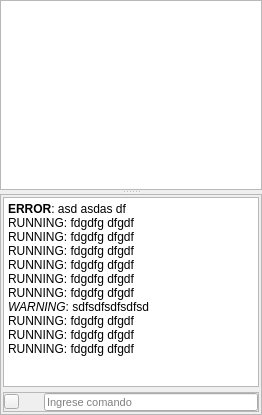
            <widget class="QWidget" name="page_draw">
             <layout class="QHBoxLayout" name="horizontalLayout">
              <property name="spacing">
               <number>0</number>
              </property>
              <property name="leftMargin">
               <number>0</number>
              </property>
              <property name="topMargin">
               <number>0</number>
              </property>
              <property name="rightMargin">
               <number>0</number>
              </property>
              <property name="bottomMargin">
               <number>0</number>
              </property>
              <item>
               <layout class="QHBoxLayout" name="horizontalLayout_draw">
                <property name="spacing">
                 <number>0</number>
                </property>
                <item>
                 <widget class="QSplitter" name="splitter">
                  <property name="lineWidth">
                   <number>0</number>
                  </property>
                  <property name="orientation">
                   <enum>Qt::Vertical</enum>
                  </property>
                  <widget class="QGraphicsView" name="graphicsView_draw">
                   <property name="styleSheet">
                    <string notr="true"/>
                   </property>
                  </widget>
                  <widget class="QFrame" name="frame_3">
                   <property name="styleSheet">
                    <string notr="true"/>
                   </property>
                   <property name="frameShape">
                    <enum>QFrame::StyledPanel</enum>
                   </property>
                   <property name="frameShadow">
                    <enum>QFrame::Raised</enum>
                   </property>
                   <layout class="QVBoxLayout" name="verticalLayout_3" stretch="0,0">
                    <property name="spacing">
                     <number>5</number>
                    </property>
                    <property name="leftMargin">
                     <number>2</number>
                    </property>
                    <property name="topMargin">
                     <number>2</number>
                    </property>
                    <property name="rightMargin">
                     <number>2</number>
                    </property>
                    <property name="bottomMargin">
                     <number>2</number>
                    </property>
                    <item>
                     <widget class="QTextBrowser" name="textBrowser_2">
                      <property name="sizePolicy">
                       <sizepolicy hsizetype="Expanding" vsizetype="Expanding">
                        <horstretch>0</horstretch>
                        <verstretch>0</verstretch>
                       </sizepolicy>
                      </property>
                      <property name="minimumSize">
                       <size>
                        <width>0</width>
                        <height>38</height>
                       </size>
                      </property>
                      <property name="maximumSize">
                       <size>
                        <width>16777215</width>
                        <height>16777215</height>
                       </size>
                      </property>
                      <property name="styleSheet">
                       <string notr="true"/>
                      </property>
                      <property name="html">
                       <string>&lt;!DOCTYPE HTML PUBLIC &quot;-//W3C//DTD HTML 4.0//EN&quot; &quot;http://www.w3.org/TR/REC-html40/strict.dtd&quot;&gt;
&lt;html&gt;&lt;head&gt;&lt;meta name=&quot;qrichtext&quot; content=&quot;1&quot; /&gt;&lt;meta charset=&quot;utf-8&quot; /&gt;&lt;style type=&quot;text/css&quot;&gt;
p, li { white-space: pre-wrap; }
hr { height: 1px; border-width: 0; }
&lt;/style&gt;&lt;/head&gt;&lt;body style=&quot; font-family:'Segoe UI'; font-size:9pt; font-weight:400; font-style:normal;&quot;&gt;
&lt;p style=&quot; margin-top:0px; margin-bottom:0px; margin-left:0px; margin-right:0px; -qt-block-indent:0; text-indent:0px;&quot;&gt;&lt;span style=&quot; font-family:'Ubuntu'; font-weight:700;&quot;&gt;ERROR&lt;/span&gt;&lt;span style=&quot; font-family:'Ubuntu';&quot;&gt;: asd asdas df&lt;/span&gt;&lt;/p&gt;
&lt;p style=&quot; margin-top:0px; margin-bottom:0px; margin-left:0px; margin-right:0px; -qt-block-indent:0; text-indent:0px;&quot;&gt;&lt;span style=&quot; font-family:'Ubuntu';&quot;&gt;RUNNING: fdgdfg dfgdf&lt;/span&gt;&lt;/p&gt;
&lt;p style=&quot; margin-top:0px; margin-bottom:0px; margin-left:0px; margin-right:0px; -qt-block-indent:0; text-indent:0px;&quot;&gt;&lt;span style=&quot; font-family:'Ubuntu';&quot;&gt;RUNNING: fdgdfg dfgdf&lt;/span&gt;&lt;/p&gt;
&lt;p style=&quot; margin-top:0px; margin-bottom:0px; margin-left:0px; margin-right:0px; -qt-block-indent:0; text-indent:0px;&quot;&gt;&lt;span style=&quot; font-family:'Ubuntu';&quot;&gt;RUNNING: fdgdfg dfgdf&lt;/span&gt;&lt;/p&gt;
&lt;p style=&quot; margin-top:0px; margin-bottom:0px; margin-left:0px; margin-right:0px; -qt-block-indent:0; text-indent:0px;&quot;&gt;&lt;span style=&quot; font-family:'Ubuntu';&quot;&gt;RUNNING: fdgdfg dfgdf&lt;/span&gt;&lt;/p&gt;
&lt;p style=&quot; margin-top:0px; margin-bottom:0px; margin-left:0px; margin-right:0px; -qt-block-indent:0; text-indent:0px;&quot;&gt;&lt;span style=&quot; font-family:'Ubuntu';&quot;&gt;RUNNING: fdgdfg dfgdf&lt;/span&gt;&lt;/p&gt;
&lt;p style=&quot; margin-top:0px; margin-bottom:0px; margin-left:0px; margin-right:0px; -qt-block-indent:0; text-indent:0px;&quot;&gt;&lt;span style=&quot; font-family:'Ubuntu';&quot;&gt;RUNNING: fdgdfg dfgdf&lt;/span&gt;&lt;/p&gt;
&lt;p style=&quot; margin-top:0px; margin-bottom:0px; margin-left:0px; margin-right:0px; -qt-block-indent:0; text-indent:0px;&quot;&gt;&lt;span style=&quot; font-family:'Ubuntu'; font-style:italic;&quot;&gt;WARNING&lt;/span&gt;&lt;span style=&quot; font-family:'Ubuntu';&quot;&gt;: sdfsdfsdfsdfsd&lt;/span&gt;&lt;/p&gt;
&lt;p style=&quot; margin-top:0px; margin-bottom:0px; margin-left:0px; margin-right:0px; -qt-block-indent:0; text-indent:0px;&quot;&gt;&lt;span style=&quot; font-family:'Ubuntu';&quot;&gt;RUNNING: fdgdfg dfgdf&lt;/span&gt;&lt;/p&gt;
&lt;p style=&quot; margin-top:0px; margin-bottom:0px; margin-left:0px; margin-right:0px; -qt-block-indent:0; text-indent:0px;&quot;&gt;&lt;span style=&quot; font-family:'Ubuntu';&quot;&gt;RUNNING: fdgdfg dfgdf&lt;/span&gt;&lt;/p&gt;
&lt;p style=&quot; margin-top:0px; margin-bottom:0px; margin-left:0px; margin-right:0px; -qt-block-indent:0; text-indent:0px;&quot;&gt;&lt;span style=&quot; font-family:'Ubuntu';&quot;&gt;RUNNING: fdgdfg dfgdf&lt;/span&gt;&lt;/p&gt;&lt;/body&gt;&lt;/html&gt;</string>
                      </property>
                      <property name="openExternalLinks">
                       <bool>false</bool>
                      </property>
                     </widget>
                    </item>
                    <item>
                     <widget class="QFrame" name="frame_console">
                      <property name="sizePolicy">
                       <sizepolicy hsizetype="Preferred" vsizetype="Fixed">
                        <horstretch>0</horstretch>
                        <verstretch>0</verstretch>
                       </sizepolicy>
                      </property>
                      <property name="styleSheet">
                       <string notr="true"/>
                      </property>
                      <property name="frameShape">
                       <enum>QFrame::StyledPanel</enum>
                      </property>
                      <property name="frameShadow">
                       <enum>QFrame::Raised</enum>
                      </property>
                      <layout class="QHBoxLayout" name="horizontalLayout_2" stretch="0,0,0">
                       <property name="spacing">
                        <number>5</number>
                       </property>
                       <property name="leftMargin">
                        <number>0</number>
                       </property>
                       <property name="topMargin">
                        <number>0</number>
                       </property>
                       <property name="rightMargin">
                        <number>0</number>
                       </property>
                       <property name="bottomMargin">
                        <number>0</number>
                       </property>
                       <item>
                        <widget class="QToolButton" name="toolButton_close_console">
                         <property name="sizePolicy">
                          <sizepolicy hsizetype="Fixed" vsizetype="Maximum">
                           <horstretch>0</horstretch>
                           <verstretch>0</verstretch>
                          </sizepolicy>
                         </property>
                         <property name="minimumSize">
                          <size>
                           <width>15</width>
                           <height>15</height>
                          </size>
                         </property>
                         <property name="maximumSize">
                          <size>
                           <width>15</width>
                           <height>15</height>
                          </size>
                         </property>
                         <property name="font">
                          <font>
                           <family>Ubuntu</family>
                           <pointsize>7</pointsize>
                          </font>
                         </property>
                         <property name="styleSheet">
                          <string notr="true"/>
                         </property>
                         <property name="text">
                          <string/>
                         </property>
                         <property name="icon">
                          <iconset>
                           <normaloff>../recursos/iconos/iconos_consola/exit.svg</normaloff>../recursos/iconos/iconos_consola/exit.svg</iconset>
                         </property>
                         <property name="iconSize">
                          <size>
                           <width>15</width>
                           <height>15</height>
                          </size>
                         </property>
                         <property name="toolButtonStyle">
                          <enum>Qt::ToolButtonIconOnly</enum>
                         </property>
                        </widget>
                       </item>
                       <item>
                        <widget class="QLabel" name="label_4">
                         <property name="sizePolicy">
                          <sizepolicy hsizetype="Fixed" vsizetype="Fixed">
                           <horstretch>50</horstretch>
                           <verstretch>50</verstretch>
                          </sizepolicy>
                         </property>
                         <property name="minimumSize">
                          <size>
                           <width>15</width>
                           <height>15</height>
                          </size>
                         </property>
                         <property name="maximumSize">
                          <size>
                           <width>15</width>
                           <height>15</height>
                          </size>
                         </property>
                         <property name="text">
                          <string/>
                         </property>
                         <property name="textFormat">
                          <enum>Qt::PlainText</enum>
                         </property>
                         <property name="pixmap">
                          <pixmap>../recursos/iconos/iconos_consola/code.svg</pixmap>
                         </property>
                         <property name="scaledContents">
                          <bool>true</bool>
                         </property>
                        </widget>
                       </item>
                       <item>
                        <widget class="QLineEdit" name="lineEdit_console">
                         <property name="minimumSize">
                          <size>
                           <width>0</width>
                           <height>18</height>
                          </size>
                         </property>
                         <property name="maximumSize">
                          <size>
                           <width>16777215</width>
                           <height>18</height>
                          </size>
                         </property>
                         <property name="font">
                          <font>
                           <pointsize>8</pointsize>
                          </font>
                         </property>
                         <property name="styleSheet">
                          <string notr="true"/>
                         </property>
                         <property name="inputMask">
                          <string/>
                         </property>
                         <property name="text">
                          <string/>
                         </property>
                         <property name="placeholderText">
                          <string>Ingrese comando</string>
                         </property>
                        </widget>
                       </item>
                      </layout>
                     </widget>
                    </item>
                   </layout>
                  </widget>
                 </widget>
                </item>
               </layout>
              </item>
             </layout>
            </widget>
